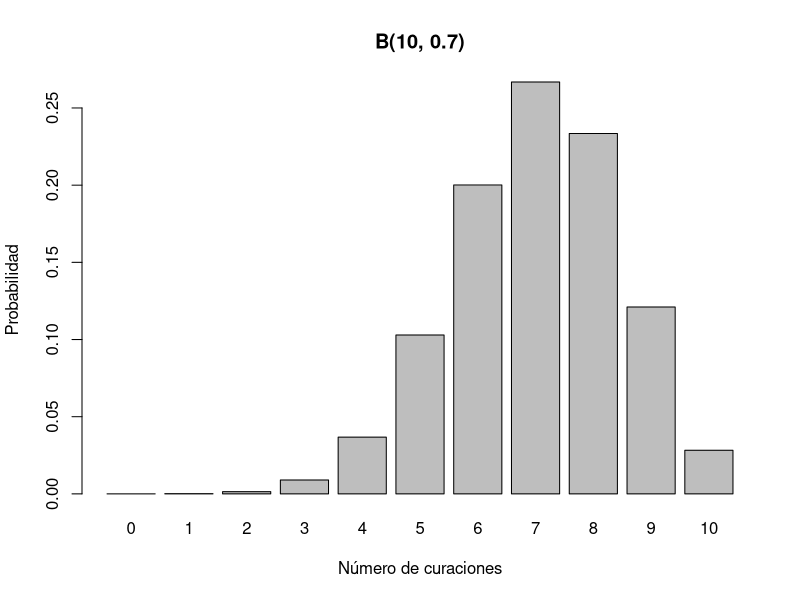
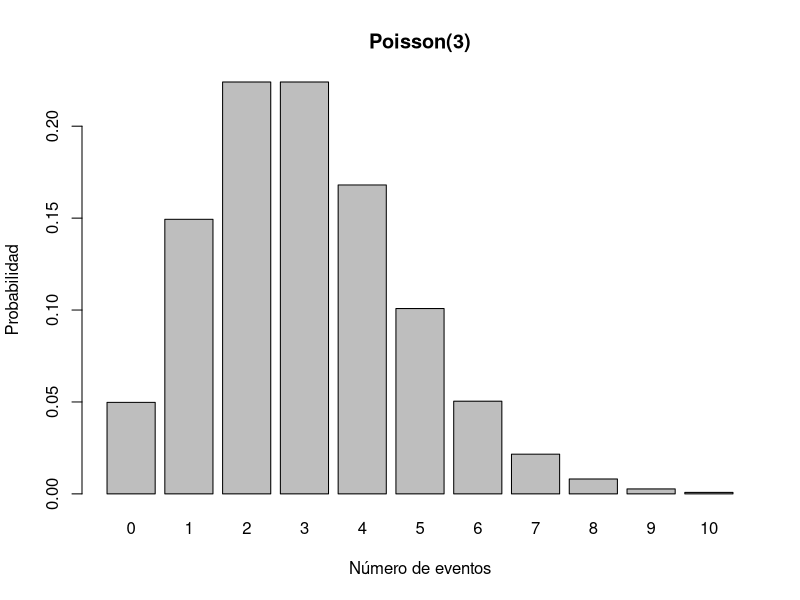
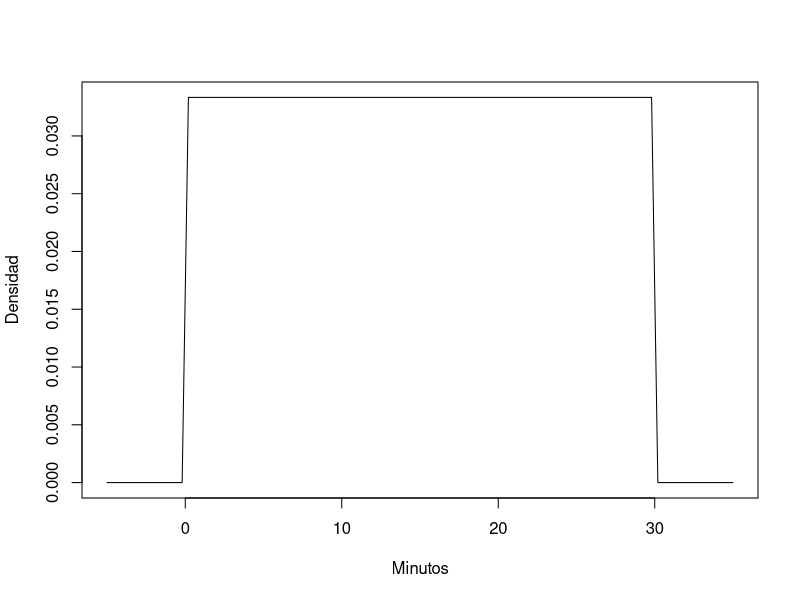
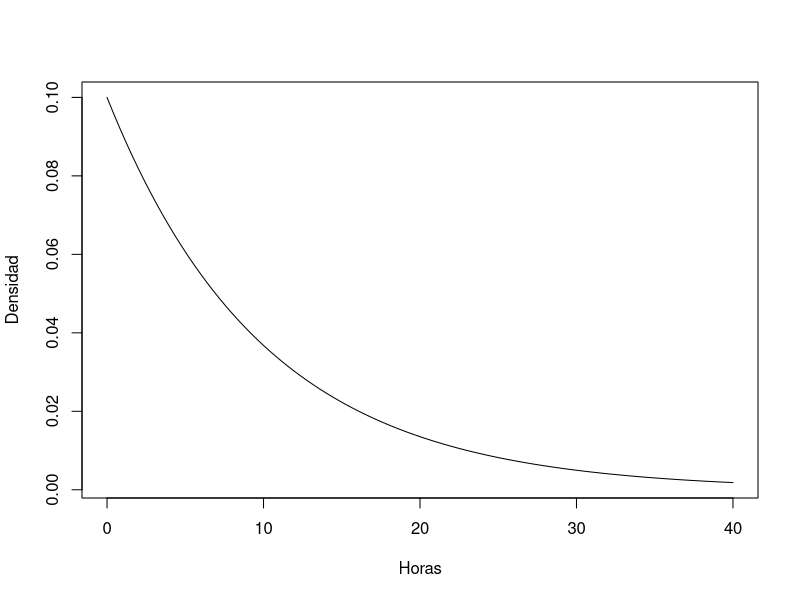
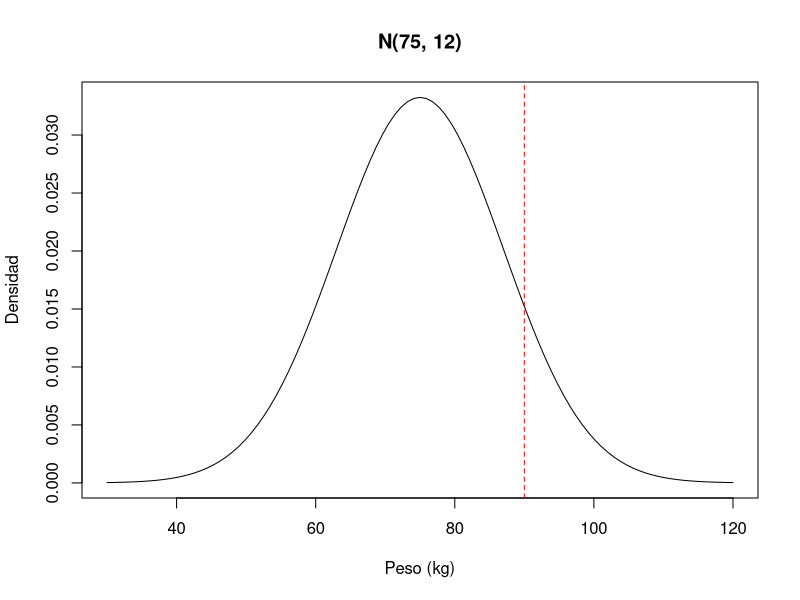
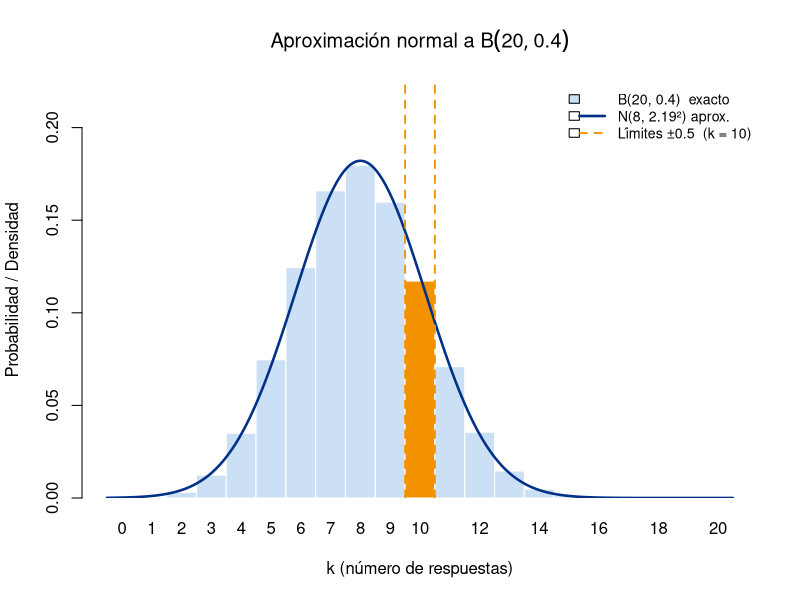
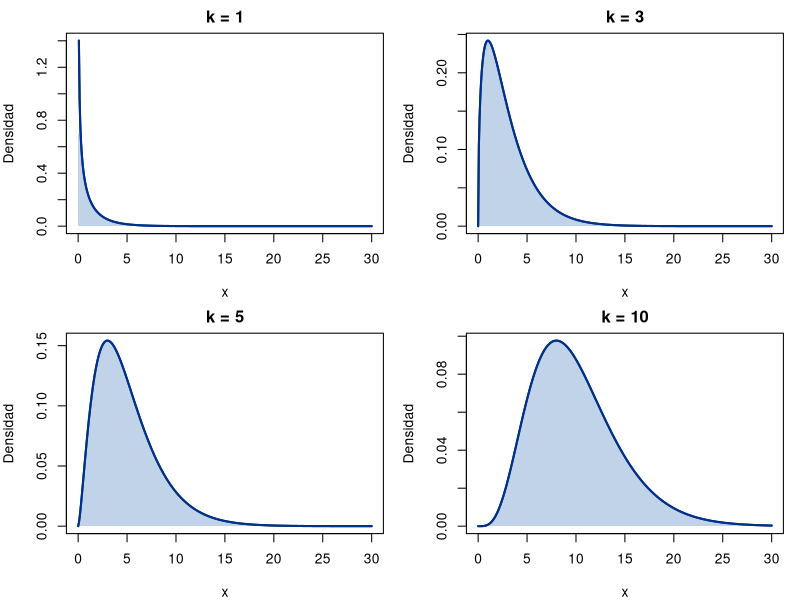
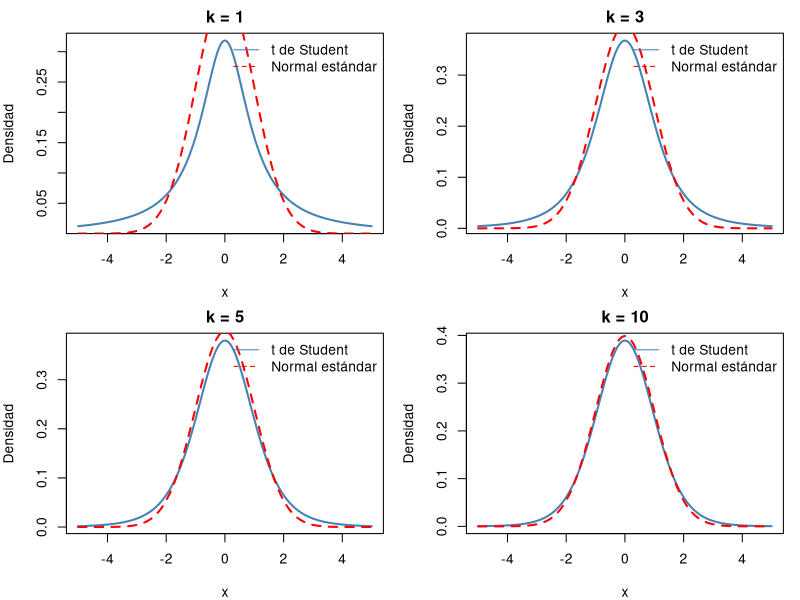

These charts were generated, in order, by the following R code:
## ---- chunk 1
#| lst-label: lst-semana04-1
#| lst-cap: "Cálculo comparativo discreto vs continuo"
#| code-summary: "Cálculo comparativo discreto vs continuo"
#| results: "markup"

# Discreta: Binomial(n=10, p=0.5)
# P(X = 5) es distinta de cero
print(paste("P(X = 5) =", dbinom(5, 10, 0.5)))
print(paste("P(X <= 5) =", pbinom(5, 10, 0.5)))
print(paste("P(X < 5) =", pbinom(4, 10, 0.5)))

# Continua: Normal(mu=0, sd=1)
# P(X = 0) es cero
print(paste("P(X = 0) =", dnorm(0))) 
# P(X <= 0) es 0.5
print(paste("P(X <= 0) =", pnorm(0)))
# P(X < 0) también es 0.5
print(paste("P(X < 0) =", pnorm(0)))
## ---- chunk 2
#| lst-label: lst-semana04-2
#| lst-cap: "Código R"

# En R: calcular probabilidades para distribución uniforme discreta
k     <- 1:6
probs <- rep(1/6, 6)
mean_x <- sum(k * probs)
var_x  <- sum((k - mean_x)^2 * probs)

cat(sprintf("P(X = k) = %.4f para cada brazo k = 1..6\n", probs[1]))
cat(sprintf("E(X) = %.2f   Var(X) = %.3f\n", mean_x, var_x))

# Simulacion de la asignacion aleatoria de 600 pacientes
set.seed(2026)
n_pac <- 600
asig  <- sample(1:6, size = n_pac, replace = TRUE)

# Verificacion del balance entre brazos
tabla_asig <- table(factor(asig, levels = 1:6,
                           labels = c("A-baja","A-media","A-alta",
                                      "B-baja","B-media","B-alta")))
print(tabla_asig)
cat(sprintf("\nMedia muestral de los codigos asignados = %.3f (esperada: 3.5)\n",
            mean(asig)))
## ---- chunk 3
#| lst-label: lst-semana04-3
#| lst-cap: "Código R"

# Probabilidad de exactamente 7 curaciones
dbinom(7, size=10, prob=0.7)

# Probabilidad de 7 o menos curaciones
pbinom(7, size=10, prob=0.7)

# Visualización
x <- 0:10
probs <- dbinom(x, size=10, prob=0.7)
barplot(probs, names.arg=x, main="B(10, 0.7)",
        xlab="Número de curaciones", ylab="Probabilidad")
## ---- chunk 4
#| lst-label: lst-semana04-4
#| lst-cap: "Código R"

# Probabilidad de exactamente 5 eventos
dpois(5, lambda=3)

# Probabilidad de 5 o menos eventos
ppois(5, lambda=3)

# Visualización
x <- 0:10
probs <- dpois(x, lambda=3)
barplot(probs, names.arg=x, main="Poisson(3)",
        xlab="Número de eventos", ylab="Probabilidad")
## ---- chunk 5
#| lst-label: lst-semana04-5
#| lst-cap: "Código R"

# Densidad
curve(dunif(x, min=0, max=30), from=-5, to=35,
      xlab="Minutos", ylab="Densidad")

# P(X ≤ 10)
punif(10, min=0, max=30)
## ---- chunk 6
#| lst-label: lst-semana04-6
#| lst-cap: "Código R"

# Densidad
curve(dexp(x, rate=0.1), from=0, to=40,
      xlab="Horas", ylab="Densidad")

# P(X > 5)
1 - pexp(5, rate=0.1)
# O equivalentemente:
pexp(5, rate=0.1, lower.tail=FALSE)
## ---- chunk 7
#| lst-label: lst-semana04-7
#| lst-cap: "Código R"

# Directamente con parámetros
pnorm(90, mean=75, sd=12)

# O usando estandarización
z <- (90 - 75) / 12
pnorm(z)  # Usa N(0,1) por defecto

# Visualización
curve(dnorm(x, mean=75, sd=12), from=30, to=120,
      xlab="Peso (kg)", ylab="Densidad",
      main="N(75, 12)")
abline(v=90, col="red", lty=2)
## ---- chunk 8
#| lst-label: lst-semana04-8
#| lst-cap: "Código R"

n <- 20; p <- 0.4
mu <- n*p; sigma <- sqrt(n*p*(1-p))
k  <- 10

cat("Exacto:               ", pbinom(k, n, p), "\n")
cat("Normal sin corrección:", pnorm(k, mu, sigma), "\n")
cat("Normal con corrección:", pnorm(k + 0.5, mu, sigma), "\n")
## ---- chunk 9
#| lst-label: lst-fig-normal-binom
#| lst-cap: "Código R"
#| fig-cap: "Aproximación normal a B(20, 0.4). Las barras son probabilidades binomiales exactas; la curva azul es la densidad N(8, 2.19²). La barra naranja (k = 10) y las líneas punteadas ilustran la corrección de continuidad: el área bajo la curva normal en [9.5, 10.5] corresponde a P(X = 10)."
#| fig-width: 7
#| fig-height: 4.5

n <- 20; p <- 0.4
mu <- n * p; sigma <- sqrt(n * p * (1 - p))
x_vals  <- 0:n
probs_b <- dbinom(x_vals, n, p)

# Histograma tipo barras binomiales
bp <- barplot(probs_b,
              names.arg = x_vals,
              col    = ifelse(x_vals == 10, "#f39200", "#cce0f5"),
              border = "white",
              xlab   = "k (número de respuestas)",
              ylab   = "Probabilidad / Densidad",
              main   = expression("Aproximación normal a " * B(20, 0.4)),
              ylim   = c(0, max(probs_b) * 1.25),
              space  = 0)

# Curva normal superpuesta (coordenadas del barplot: posición = k + 0.5)
x_c <- seq(-0.5, n + 0.5, length.out = 400)
lines(x_c + 0.5, dnorm(x_c, mu, sigma), col = "#003087", lwd = 2.5)

# Límites corrección de continuidad para k = 10
abline(v = c(10, 11), col = "#f39200", lty = 2, lwd = 1.8)

legend("topright",
       legend = c(sprintf("B(%d, %.1f)  exacto", n, p),
                  sprintf("N(%.0f, %.2f²) aprox.", mu, sigma),
                  "Límites ±0.5  (k = 10)"),
       fill   = c("#cce0f5", NA, NA),
       lty    = c(NA, 1, 2),
       lwd    = c(NA, 2.5, 1.8),
       col    = c(NA, "#003087", "#f39200"),
       bty    = "n", cex = 0.85)
## ---- chunk 10
#| lst-label: lst-fig-chi-cuadrado
#| lst-cap: "Código R"
#| fig-cap: "Densidad de la distribución chi-cuadrado para diferentes grados de libertad. A medida que k aumenta, la distribución se vuelve más simétrica y se aproxima a una normal."
#| fig-width: 7
#| fig-height: 4.5
#| fig-subcap: c("k = 1", "k = 3", "k = 5", "k = 10")
#| fig-layout: c(2, 2)
#| fig-show: "hold"

library(ggplot2)
k_values <- c(1, 3, 5, 10)
x <- seq(0, 30, length.out = 400)
# Configuración de paneles
par(mfrow = c(2, 2),
    mar = c(4, 4, 2, 1))
for (k in k_values) {
  y <- dchisq(x, df = k)
  plot(
    x, y,
    type = "l",
    lwd = 2,
    col = "#003087",
    main = paste("k =", k),
    xlab = "x",
    ylab = "Densidad"
  )
  polygon(
    c(x, rev(x)),
    c(y, rep(0, length(y))),
    col = adjustcolor("#4F81BD", alpha.f = 0.35),
    border = NA
  )
  lines(x, y, lwd = 2, col = "#003087")
}
## ---- chunk 11
#| lst-label: lst-fig-t-student
#| lst-cap: "Código R"
#| fig-cap: "Densidad de la distribución t de Student para diferentes grados de libertad. A medida que k aumenta, la distribución se vuelve más similar a una normal estándar, aunque siempre tiene colas más pesadas."
#| fig-width: 7
#| fig-height: 4.5
#| fig-subcap: ["k = 1", "k = 3", "k = 5", "k = 10"]
#| fig-layout: [2, 2]

k_values <- c(1, 3, 5, 10)
x <- seq(-5, 5, length.out = 500)

par(mfrow = c(2, 2))

for (k in k_values) {
  y <- dt(x, df = k)
  
  plot(
    x, y,
    type = "l",
    lwd = 2,
    col = "steelblue",
    main = paste("k =", k),
    xlab = "x",
    ylab = "Densidad"
  )
  
  curve(
    dnorm(x),
    add = TRUE,
    col = "red",
    lty = 2,
    lwd = 2
  )
  
  legend(
    "topright",
    legend = c("t de Student", "Normal estándar"),
    col = c("steelblue", "red"),
    lty = c(1, 2),
    bty = "n"
  )
}
## ---- chunk 12
#| lst-label: lst-semana04-12
#| lst-cap: "Código R"

# Graficar ambas distribuciones
curve(dnorm(x, mean=0, sd=1), from=-4, to=4, col="blue", lwd=2,
      main="N(0,1) vs t con 5 gl", xlab="x", ylab="Densidad")
curve(dt(x, df=5), from=-4, to=4, col="red", lwd=2, add=TRUE)
legend("topright", legend=c("N(0,1)", "t(5)"),
       col=c("blue", "red"), lwd=2)
## ---- chunk 13
#| lst-label: lst-fig-f-distribution
#| lst-cap: "Código R"
#| fig-cap: "Densidad de la distribución F de Snedecor para diferentes combinaciones de grados de libertad. La distribución F es asimétrica hacia la derecha y solo toma valores positivos."
#| fig-width: 7
#| fig-height: 4.5
#| fig-subcap: ["d1 = 1, d2 = 1", "d1 = 5, d2 = 2",
#|              "d1 = 10, d2 = 10", "d1 = 20, d2 = 30"]
#| fig-layout: [2, 2]

params <- list(
  c(1, 1),
  c(5, 2),
  c(10, 10),
  c(20, 30)
)

x <- seq(0.001, 5, length.out = 500)

par(mfrow = c(2, 2))

for (p in params) {

  d1 <- p[1]
  d2 <- p[2]

  y <- df(x, df1 = d1, df2 = d2)

  plot(
    x, y,
    type = "l",
    lwd = 2,
    col = "blue",
    main = paste("d1 =", d1, ", d2 =", d2),
    xlab = "x",
    ylab = "Densidad"
  )
}
## ---- chunk 14
#| lst-label: lst-semana04-14
#| lst-cap: "Código R"

set.seed(123)

# Generar medias muestrales a partir de muestras de una U(0,1)
n_simulaciones <- 10000
tamano_muestra <- 30

medias <- replicate(n_simulaciones, mean(runif(tamano_muestra, 0, 1)))

# Graficar histograma con curva normal teórica
hist(medias, breaks=40, probability=TRUE,
     main="Distribución de medias muestrales (U(0,1), n=30)",
     xlab="Media muestral", ylab="Densidad")

# Añadir curva normal teórica: N(0.5, 1/(12*30))
mu_teorica <- 0.5
sigma_teorica <- sqrt(1/(12*tamano_muestra))
curve(dnorm(x, mean=mu_teorica, sd=sigma_teorica),
      add=TRUE, col="red", lwd=2)

legend("topright", legend=c("Simulación", "Normal teórica"),
       fill=c("gray", "red"))
## ---- chunk 15
#| lst-label: lst-fig-binom-to-normal
#| lst-cap: "Código R"
#| fig-cap: "Aproximación de la distribución Binomial a la Normal para diferentes valores de n. A medida que n aumenta, la forma de la binomial (barras) se asemeja más a la curva de densidad Normal (línea roja)."
#| fig-width: 8
#| fig-height: 6
#| layout-ncol: 2

par(mfrow=c(2, 2)) # Organizar 4 gráficos en una cuadrícula de 2x2

p_val <- 0.5 # Probabilidad de éxito

# Caso 1: n pequeña (n=10)
n1 <- 10
x1 <- 0:n1
y1 <- dbinom(x1, size=n1, prob=p_val)
mu1 <- n1 * p_val
sigma1 <- sqrt(n1 * p_val * (1 - p_val))
plot(x1, y1, type="h", lwd=2, col="blue",
     main=paste0("Binomial (n=", n1, ", p=", p_val, ")"),
     xlab="Número de Éxitos", ylab="Probabilidad / Densidad")
curve(dnorm(x, mean=mu1, sd=sigma1), add=TRUE, col="red", lwd=2)

# Caso 2: n mediana (n=30)
n2 <- 30
x2 <- 0:n2
y2 <- dbinom(x2, size=n2, prob=p_val)
mu2 <- n2 * p_val
sigma2 <- sqrt(n2 * p_val * (1 - p_val))
plot(x2, y2, type="h", lwd=2, col="blue",
     main=paste0("Binomial (n=", n2, ", p=", p_val, ")"),
     xlab="Número de Éxitos", ylab="Probabilidad / Densidad")
curve(dnorm(x, mean=mu2, sd=sigma2), add=TRUE, col="red", lwd=2)

# Caso 3: n grande (n=100)
n3 <- 100
x3 <- 0:n3
y3 <- dbinom(x3, size=n3, prob=p_val)
mu3 <- n3 * p_val
sigma3 <- sqrt(n3 * p_val * (1 - p_val))
plot(x3, y3, type="h", lwd=2, col="blue",
     main=paste0("Binomial (n=", n3, ", p=", p_val, ")"),
     xlab="Número de Éxitos", ylab="Probabilidad / Densidad")
curve(dnorm(x, mean=mu3, sd=sigma3), add=TRUE, col="red", lwd=2)

# Caso 4: n muy grande (n=500)
n4 <- 500
x4 <- 0:n4
y4 <- dbinom(x4, size=n4, prob=p_val)
mu4 <- n4 * p_val
sigma4 <- sqrt(n4 * p_val * (1 - p_val))
plot(x4, y4, type="h", lwd=2, col="blue",
     main=paste0("Binomial (n=", n4, ", p=", p_val, ")"),
     xlab="Número de Éxitos", ylab="Probabilidad / Densidad")
curve(dnorm(x, mean=mu4, sd=sigma4), add=TRUE, col="red", lwd=2)

par(mfrow=c(1,1)) # Reset layout
## ---- chunk 16
#| lst-label: lst-fig-poisson-to-normal
#| lst-cap: "Código R"
#| fig-cap: "Aproximación de la distribución de Poisson a la Normal para diferentes valores de lambda. A medida que lambda aumenta, la forma de la Poisson (barras) se asemeja más a la curva de densidad Normal (línea roja)."
#| fig-width: 8
#| fig-height: 6
#| layout-ncol: 2

par(mfrow=c(2, 2)) # Organizar 4 gráficos en una cuadrícula de 2x2

# Caso 1: lambda pequeña (lambda=1)
lambda1 <- 1
x1_poisson <- 0:max(10, round(lambda1 + 3 * sqrt(lambda1)))
y1_poisson <- dpois(x1_poisson, lambda=lambda1)
mu1_poisson <- lambda1
sigma1_poisson <- sqrt(lambda1)
plot(x1_poisson, y1_poisson, type="h", lwd=2, col="darkgreen",
     main=paste0("Poisson (lambda=", lambda1, ")"),
     xlab="Número de Eventos", ylab="Probabilidad / Densidad",
     ylim=c(0, max(y1_poisson, dnorm(mu1_poisson, mu1_poisson, sigma1_poisson))))
curve(dnorm(x, mean=mu1_poisson, sd=sigma1_poisson),
      from=min(x1_poisson), to=max(x1_poisson), add=TRUE, col="red", lwd=2)


# Caso 2: lambda mediana (lambda=5)
lambda2 <- 5
x2_poisson <- 0:max(15, round(lambda2 + 3 * sqrt(lambda2)))
y2_poisson <- dpois(x2_poisson, lambda=lambda2)
mu2_poisson <- lambda2
sigma2_poisson <- sqrt(lambda2)
plot(x2_poisson, y2_poisson, type="h", lwd=2, col="darkgreen",
     main=paste0("Poisson (lambda=", lambda2, ")"),
     xlab="Número de Eventos", ylab="Probabilidad / Densidad",
     ylim=c(0, max(y2_poisson, dnorm(mu2_poisson, mu2_poisson, sigma2_poisson))))
curve(dnorm(x, mean=mu2_poisson, sd=sigma2_poisson),
      from=min(x2_poisson), to=max(x2_poisson), add=TRUE, col="red", lwd=2)

# Caso 3: lambda grande (lambda=15)
lambda3 <- 15
x3_poisson <- 0:max(30, round(lambda3 + 3 * sqrt(lambda3)))
y3_poisson <- dpois(x3_poisson, lambda=lambda3)
mu3_poisson <- lambda3
sigma3_poisson <- sqrt(lambda3)
plot(x3_poisson, y3_poisson, type="h", lwd=2, col="darkgreen",
     main=paste0("Poisson (lambda=", lambda3, ")"),
     xlab="Número de Eventos", ylab="Probabilidad / Densidad",
     ylim=c(0, max(y3_poisson, dnorm(mu3_poisson, mu3_poisson, sigma3_poisson))))
curve(dnorm(x, mean=mu3_poisson, sd=sigma3_poisson),
      from=min(x3_poisson), to=max(x3_poisson), add=TRUE, col="red", lwd=2)

# Caso 4: lambda muy grande (lambda=50)
lambda4 <- 50
x4_poisson <- 0:max(70, round(lambda4 + 3 * sqrt(lambda4)))
y4_poisson <- dpois(x4_poisson, lambda=lambda4)
mu4_poisson <- lambda4
sigma4_poisson <- sqrt(lambda4)
plot(x4_poisson, y4_poisson, type="h", lwd=2, col="darkgreen",
     main=paste0("Poisson (lambda=", lambda4, ")"),
     xlab="Número de Eventos", ylab="Probabilidad / Densidad",
     ylim=c(0, max(y4_poisson, dnorm(mu4_poisson, mu4_poisson, sigma4_poisson))))
curve(dnorm(x, mean=mu4_poisson, sd=sigma4_poisson),
      from=min(x4_poisson), to=max(x4_poisson), add=TRUE, col="red", lwd=2)

par(mfrow=c(1,1)) # Reset layout
## ---- chunk 17
#| lst-label: lst-fig-exp-poisson-duality
#| lst-cap: "Código R"
#| fig-cap: "Dualidad entre la distribución de Poisson y la Exponencial. La parte superior muestra la simulación de un proceso de Poisson con eventos marcados. La parte inferior es el histograma de los tiempos entre eventos, mostrando un ajuste a la distribución Exponencial."
#| fig-width: 8
#| fig-height: 6

set.seed(42) # Para reproducibilidad

lambda_rate <- 2 # Tasa de eventos por unidad de tiempo
max_time <- 10  # Tiempo total de observación

# Simular un proceso de Poisson: número de eventos en max_time
num_events_poisson <- rpois(1, lambda = lambda_rate * max_time)
cat("Número simulado de eventos en", max_time, "unidades de tiempo:", num_events_poisson, "\n")

# Simular los tiempos de inter-llegada (distribución Exponencial)
inter_arrival_times <- rexp(num_events_poisson + 1, rate = lambda_rate)
# Asegurarse de que la suma de tiempos no exceda max_time
arrival_times <- cumsum(inter_arrival_times)
arrival_times <- arrival_times[arrival_times <= max_time]

# Eliminar el último tiempo si excede el max_time para el histograma
if (length(arrival_times) > 0 && sum(inter_arrival_times[1:length(arrival_times)]) > max_time) {
  inter_arrival_times_for_hist <- inter_arrival_times[1:length(arrival_times) - 1]
} else {
  inter_arrival_times_for_hist <- inter_arrival_times[1:length(arrival_times)]
}
inter_arrival_times_for_hist <- inter_arrival_times_for_hist[inter_arrival_times_for_hist > 0] # Eliminar posibles 0 si no hay eventos

# Preparar el gráfico
par(mfrow=c(2, 1), mar=c(4, 4, 2, 2) + 0.1)

# Gráfico superior: Proceso de Poisson (eventos en el tiempo)
plot(arrival_times, rep(1, length(arrival_times)), pch=16, col="darkblue",
     xlab="Tiempo", ylab="Eventos",
     main=paste0("Simulación de Proceso de Poisson (lambda=", lambda_rate, ")"),
     xlim=c(0, max_time), ylim=c(0.5, 1.5), yaxt='n')
axis(side=2, at=1, labels="Eventos")
segments(0, 1, max_time, 1, col="gray", lty=2)

# Gráfico inferior: Histograma de tiempos de inter-llegada (Exponencial)
if (length(inter_arrival_times_for_hist) > 1) {
  hist(inter_arrival_times_for_hist, breaks=20, probability=TRUE,
       main=paste0("Histograma de Tiempos de Inter-Llegada (Exponencial, lambda=", lambda_rate, ")"),
       xlab="Tiempo entre Eventos", ylab="Densidad",
       col="lightgreen", border="white")
  curve(dexp(x, rate = lambda_rate), add=TRUE, col="red", lwd=2)
} else {
  plot(1, type="n", main="No hay suficientes eventos para histograma de inter-llegada",
       xlab="", ylab="", xaxt='n', yaxt='n')
  text(1,1, "Aumenta max_time o lambda_rate para más eventos.")
}

par(mfrow=c(1,1)) # Reset layout
